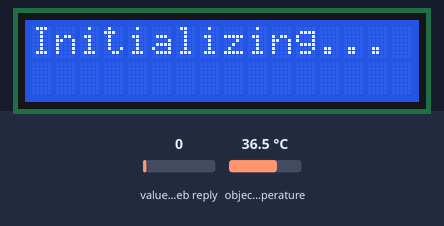
A sketch run on a simulated ESP32. On the bench: 16×2 character LCD. Inputs (shaded band) come from the test bench; at power-on: value in the web reply 0, object temperature 36.5 °C. WiFi joins after 1.5 s; servers stay silent unless stated; network time is answered at once with the bench clock; the local clock reads 2024-03-15 10:24:30 at power-on unless the sketch sets it; web services answer with replies made up by the test bench; what the sketch prints to the serial monitor is not drawn.

Above: at 0.1 s.
At 1.7 s:
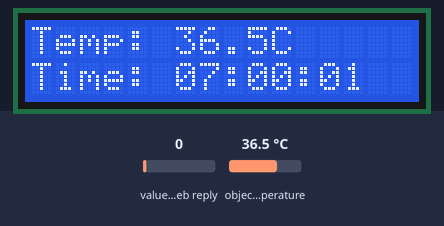
At 31.7 s:
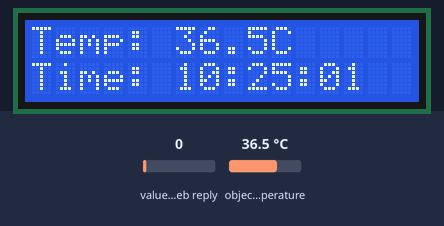
At 61.7 s:
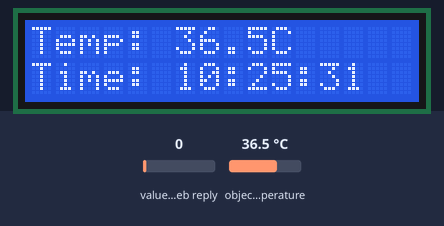
At 91.8 s:
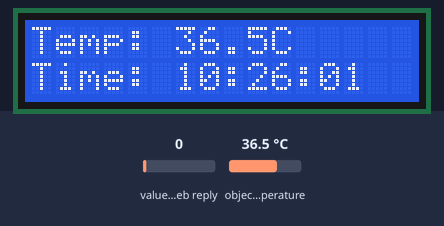
At 121.8 s:
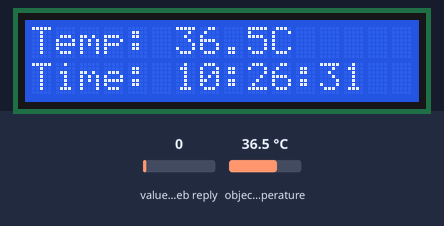

Measured:
- what the display in image 1 shows lasts 30.1 s, from 1.6 s to 31.7 s

The sketch:

sketch_mar12a.ino
```cpp
#include <Wire.h>
#include <LiquidCrystal_I2C.h>
#include <Adafruit_MLX90614.h>
#include <WiFi.h>
#include <ThingSpeak.h>
#include <NTPClient.h>
#include <WiFiUdp.h>

// Wi-Fi configuration
const char *ssid = "Redmi K60 Ultra";  // SSID mạng Wi-Fi
const char *password = "asdfghjk";    // Mật khẩu Wi-Fi

// ThingSpeak configuration
unsigned long channelID = 2875470;     // Thay bằng Channel ID của bạn
const char *writeAPIKey = "DPKNW8FDVT9J0GTI"; // Thay bằng Write API Key của bạn
const char *readAPIKey = "8FKK46L7ZUQU79P1";  // Thay bằng Read API Key của bạn

LiquidCrystal_I2C lcd(0x27, 16, 2);   // Màn hình LCD địa chỉ 0x27
Adafruit_MLX90614 mlx;                // Đối tượng cảm biến MLX90614

WiFiClient client;
unsigned long lastTime = 0;
long timeout = 30000;  // Thời gian timeout cho ThingSpeak

SemaphoreHandle_t dataMutex;
struct SensorData {
  float temperature;
  float humidity;
  String dateTime;
} sensorData;

// NTP configuration
WiFiUDP udp;
NTPClient timeClient(udp, "pool.ntp.org", 25200, 60000);  // Múi giờ Việt Nam (UTC+7) là 25200 giây

void setup() {
  Serial.begin(115200);
  lcd.init();
  lcd.backlight();
  lcd.setCursor(0, 0);
  lcd.print("Initializing...");

  // Kết nối Wi-Fi
  WiFi.begin(ssid, password);
  while (WiFi.status() != WL_CONNECTED) {
    delay(500);
    Serial.print(".");
  }
  Serial.println("\nConnected to Wi-Fi");
  Serial.print("IP Address: ");
  Serial.println(WiFi.localIP());

  // Khởi tạo cảm biến nhiệt độ MLX90614
  Wire.begin(21, 22);  // Các chân SDA và SCL của ESP32
  if (!mlx.begin()) {
    lcd.clear();
    lcd.setCursor(0, 0);
    lcd.print("MLX90614 not found");
    while (1)
      ;
  }

  // Tạo semaphore để đồng bộ dữ liệu
  dataMutex = xSemaphoreCreateMutex();
  if (dataMutex == NULL) {
    Serial.println("Failed to create mutex");
    while (1)
      ;
  }

  // Khởi tạo ThingSpeak
  ThingSpeak.begin(client);

  // Khởi tạo NTPClient
  timeClient.begin();
  timeClient.setTimeOffset(25200);  // Múi giờ Việt Nam UTC+7

  lcd.clear();
  Serial.println("Place your finger on the sensor.");

  // Tạo task cho đọc nhiệt độ và cập nhật LCD
  xTaskCreate(taskReadTemperature, "Read Temperature", 2048, NULL, 1, NULL);
  xTaskCreate(taskUpdateLCD, "Update LCD", 2048, NULL, 1, NULL);
}

void loop() {
  unsigned long currentMillis = millis();
  if (currentMillis - lastTime >= timeout) {
    // Cập nhật thời gian từ NTP
    timeClient.update();
    String dateTime = timeClient.getFormattedTime();  // Lấy thời gian theo định dạng "HH:MM:SS"

    // Gửi dữ liệu lên ThingSpeak (nhiệt độ, độ ẩm và ngày giờ)
    if (xSemaphoreTake(dataMutex, portMAX_DELAY) == pdTRUE) {
      ThingSpeak.setField(1, sensorData.temperature);  // Gửi nhiệt độ vào Field 1
      ThingSpeak.setField(2, sensorData.humidity);    // Gửi độ ẩm vào Field 2
      ThingSpeak.setField(3, dateTime);               // Gửi ngày giờ vào Field 3

      int httpCode = ThingSpeak.writeFields(channelID, writeAPIKey);

      // Hiển thị HTTP response code
      if (httpCode == 200) {
        Serial.println("Data sent successfully!");
        Serial.println("HTTP Response: OK");
      } else {
        Serial.print("Error: ");
        Serial.println(httpCode);
      }

      xSemaphoreGive(dataMutex);
    }
    lastTime = currentMillis;
  }

  // Nhận dữ liệu từ ThingSpeak (độ ẩm và ngày giờ)
  if (WiFi.status() == WL_CONNECTED) {
    // Đọc độ ẩm từ ThingSpeak Field 2
    float humidity = ThingSpeak.readFloatField(channelID, 2, readAPIKey);
    if (humidity != NAN) {
      sensorData.humidity = humidity; // Lưu độ ẩm vào biến
    }
  }

  vTaskDelay(1000 / portTICK_PERIOD_MS);  // Thời gian chờ 1 giây
}

void taskReadTemperature(void *pvParameters) {
  while (1) {
    float temperature = mlx.readObjectTempC();
    if (xSemaphoreTake(dataMutex, portMAX_DELAY) == pdTRUE) {
      sensorData.temperature = temperature;  // Cập nhật nhiệt độ
      xSemaphoreGive(dataMutex);
    }
    vTaskDelay(30000 / portTICK_PERIOD_MS);  // Đọc nhiệt độ mỗi 30 giây
  }
}

void taskUpdateLCD(void *pvParameters) {
  while (1) {
    if (xSemaphoreTake(dataMutex, portMAX_DELAY) == pdTRUE) {
      // Hiển thị nhiệt độ, độ ẩm và ngày giờ trên LCD
      lcd.setCursor(0, 0);
      lcd.print("Temp: ");
      lcd.print(sensorData.temperature, 1);
      lcd.print("C");

      lcd.setCursor(0, 1);
      lcd.print("Humidity: ");
      lcd.print(sensorData.humidity, 1);
      lcd.print("");

      // Hiển thị ngày giờ
      lcd.setCursor(0, 1);
      lcd.print("Time: ");
      lcd.print(timeClient.getFormattedTime());  // Hiển thị thời gian từ NTP

      xSemaphoreGive(dataMutex);
    }
    vTaskDelay(30000 / portTICK_PERIOD_MS);  // Cập nhật LCD mỗi 30 giây
  }
}
```
